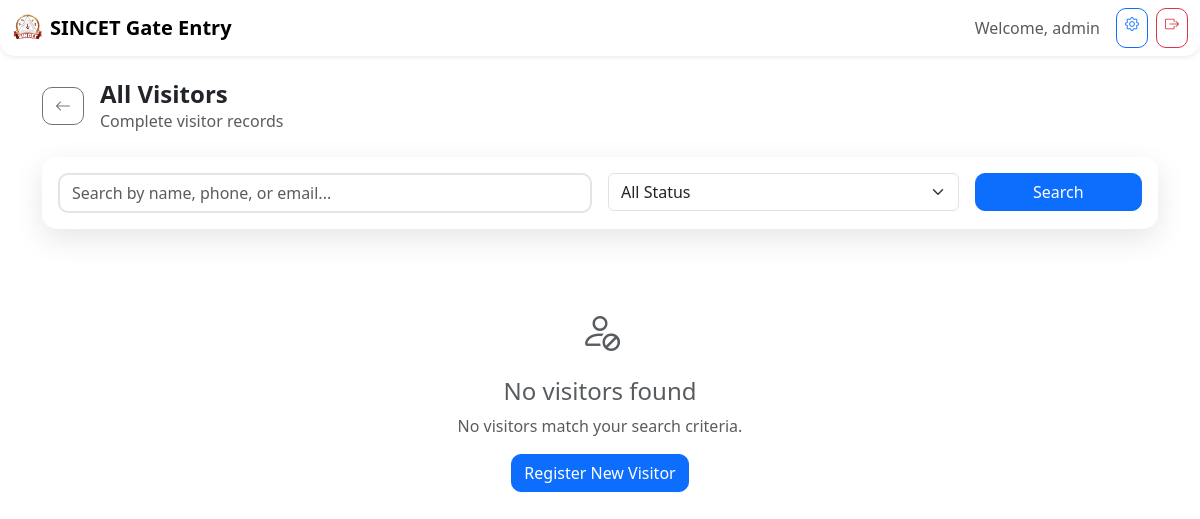
Page /visitor/list (signed in) on the earlier database version.
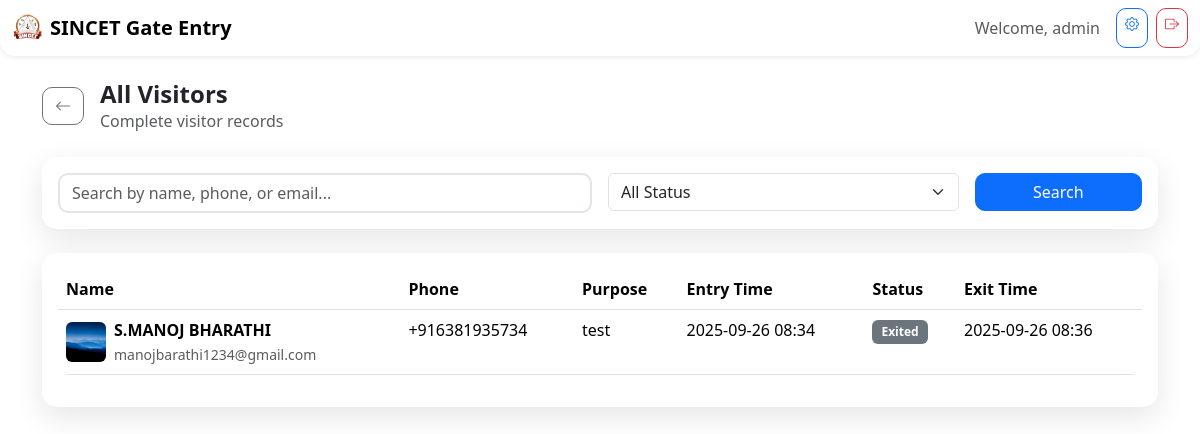
Same page on the later database version.
### models.py (models this page shows, shortened)
class Visitor(db.Model):
    __tablename__ = 'visitors'
    id = db.Column(db.String(36), primary_key=True, default=lambda: str(uuid.uuid4()))
    name = db.Column(db.String(100), nullable=False)
    phone = db.Column(db.String(20), nullable=False)
    email = db.Column(db.String(120))
    purpose = db.Column(db.Text, nullable=False)
    photo_url = db.Column(db.String(200))
    entry_time = db.Column(db.DateTime, default=datetime.utcnow)
    exit_time = db.Column(db.DateTime)
    authority_id = db.Column(db.String(36), db.ForeignKey('authorities.id'))
    authority_permission_granted = db.Column(db.Boolean, default=False)
    permission_granted_at = db.Column(db.DateTime)
    status = db.Column(db.String(20), default='pending')  # pending, approved, rejected, exited
    created_by = db.Column(db.String(100))
    notes = db.Column(db.Text)
    created_at = db.Column(db.DateTime, default=datetime.utcnow)
    updated_at = db.Column(db.DateTime, default=datetime.utcnow, onupdate=datetime.utcnow)
    notifications = db.relationship('Notification', backref='visitor', lazy=True)

### routes/visitor.py (the view)
    def decorated_function(*args, **kwargs):
        if 'user_id' not in session:
            return redirect(url_for('auth.login'))
        return f(*args, **kwargs)

### routes/visitor.py (called while the page is built)
def login_required(f):
    def decorated_function(*args, **kwargs):
        if 'user_id' not in session:
            return redirect(url_for('auth.login'))
        return f(*args, **kwargs)
    decorated_function.__name__ = f.__name__
    return decorated_function

@visitor_bp.route('/list')
@login_required
def list():
    page = request.args.get('page', 1, type=int)
    search = request.args.get('search', '')
    status_filter = request.args.get('status', '')
    query = Visitor.query
    if search:
        query = query.filter(
            (Visitor.name.contains(search)) |
            (Visitor.phone.contains(search)) |
            (Visitor.email.contains(search))
        )
    if status_filter:
        query = query.filter(Visitor.status == status_filter)
    visitors = query.order_by(Visitor.entry_time.desc()).paginate(
        page=page, per_page=20, error_out=False
    )
    return render_template('visitor/list.html', visitors=visitors, search=search, status_filter=status_filter)

### templates/visitor/list.html (shortened to what the changed rows need)
{% extends "base.html" %}
{% block content %}
<div class="container py-4">
    <div class="d-flex align-items-center mb-4">
        <div>
            <h1 class="h4 fw-bold mb-0">All Visitors</h1>
        </div>
    </div>
    {% if visitors.items %}
    <div class="card">
        <div class="card-body">
            <div class="table-responsive">
                <table class="table table-hover">
                    <thead>
                        <tr>
                            <th>Name</th>
                            <th>Phone</th>
                            <th>Purpose</th>
                            <th>Entry Time</th>
                            <th>Status</th>
                            <th>Exit Time</th>
                        </tr>
                    </thead>
                    <tbody>
                        {% for visitor in visitors.items %}
                        <tr>
                            <td>
                                <div class="d-flex align-items-center">
                                    {% if visitor.photo_url %}
                                    <img src="{{ visitor.photo_url }}" alt="Visitor photo" class="rounded me-2" style="width: 40px; height: 40px; object-fit: cover;">
                                    {% else %}
                                    <div class="bg-light rounded me-2 d-flex align-items-center justify-content-center" style="width: 40px; height: 40px;">
                                        <i class="bi bi-person text-muted"></i>
                                    </div>
                                    {% endif %}
                                    <div>
                                        <strong>{{ visitor.name }}</strong>
                                        {% if visitor.email %}<br><small class="text-muted">{{ visitor.email }}</small>{% endif %}
                                    </div>
                                </div>
                            </td>
                            <td>{{ visitor.phone }}</td>
                            <td>{{ visitor.purpose[:50] }}{% if visitor.purpose|length > 50 %}...{% endif %}</td>
                            <td>{{ visitor.entry_time.strftime('%Y-%m-%d %H:%M') if visitor.entry_time else 'N/A' }}</td>
                            <td>
                                <span class="badge bg-{{ 'success' if visitor.status == 'approved' else 'warning' if visitor.status == 'pending' else 'danger' if visitor.status == 'rejected' else 'secondary' }}">
                                    {{ visitor.status.title() }}
                                </span>
                            </td>
                            <td>{{ visitor.exit_time.strftime('%Y-%m-%d %H:%M') if visitor.exit_time else 'Still inside' }}</td>
                        </tr>
                        {% endfor %}
                    </tbody>
                </table>
            </div>
        </div>
    </div>
    {% else %}
    <div class="text-center py-5">
        <i class="bi bi-person-slash fs-1 text-muted"></i>
        <h4 class="mt-3 text-muted">No visitors found</h4>
        <p class="text-muted">No visitors match your search criteria.</p>
        <a href="{{ url_for('visitor.entry') }}" class="btn btn-primary">Register New Visitor</a>
    </div>
    {% endif %}
</div>
{% endblock %}

Differences in the rows shown:
added Visitor: photo_url (picture), name "S.MANOJ BHARATHI", email "manojbarathi1234@gmail.com", phone "+916381935734", purpose "test", entry_time "2025-09-26 08:34", status "Exited", exit_time "2025-09-26 08:36"
Other differences:
text no longer shown: "No visitors found No visitors match your search criteria. Register New Visitor"
text now shown: "Name Phone Purpose Entry Time Status Exit Time"
